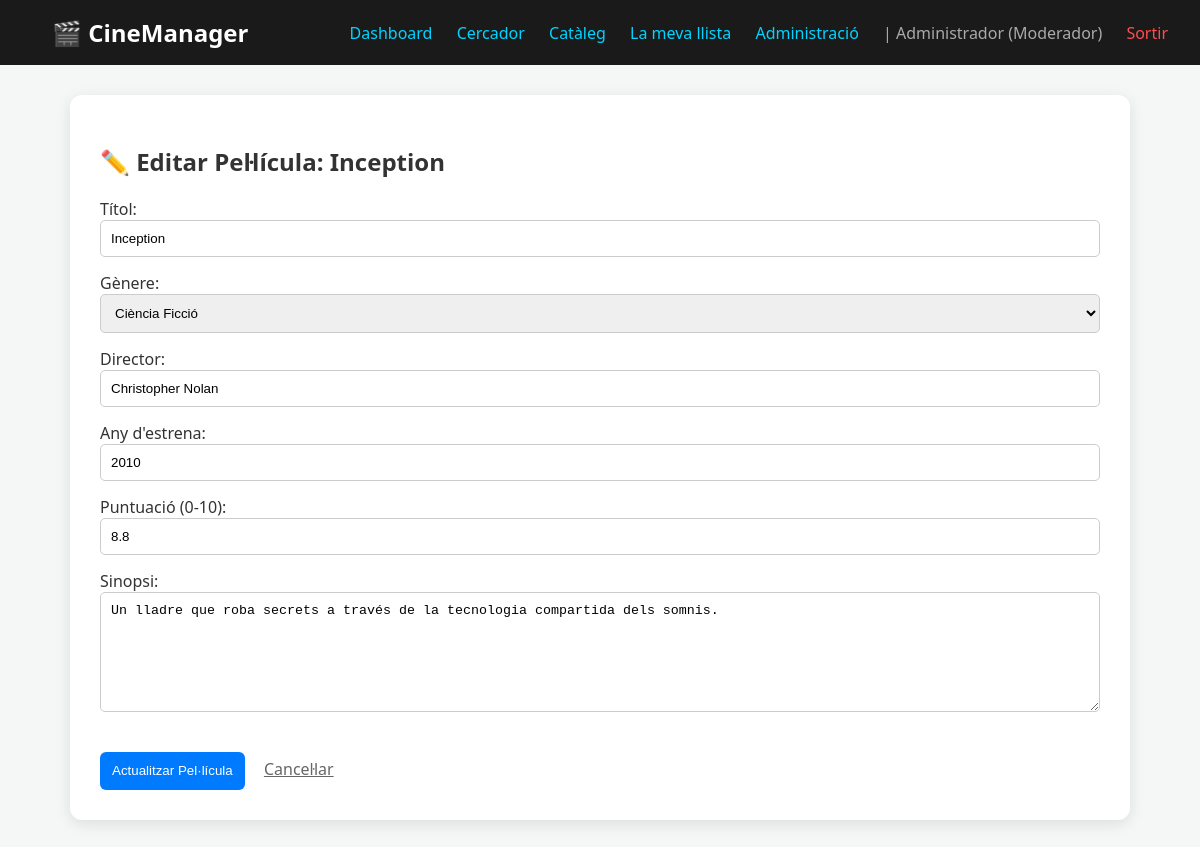
/pelicules_update.php?id=1 (signed in), run on an earlier commit of the app's database.
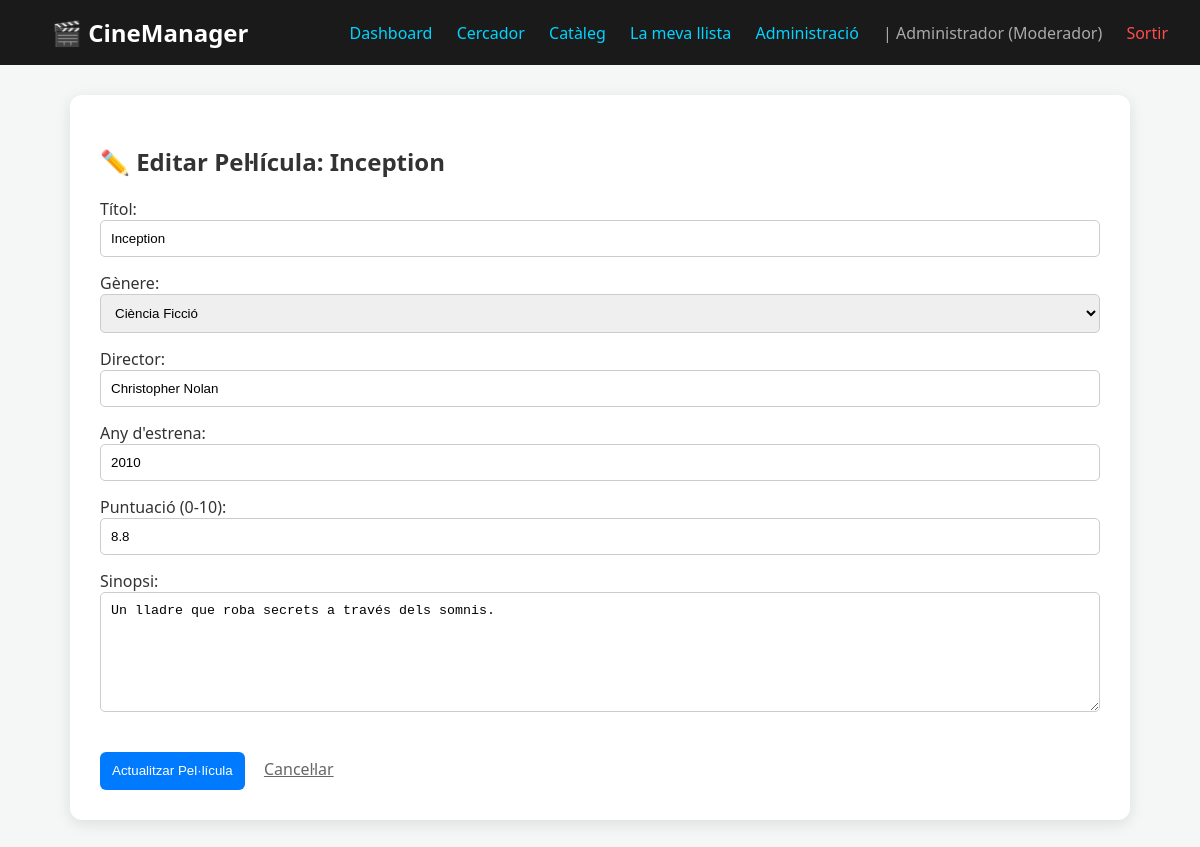
And on a later commit of the database.
### tables this page shows
CREATE TABLE pelicules (
    id_pelicula INT AUTO_INCREMENT PRIMARY KEY,
    titol VARCHAR(100) NOT NULL UNIQUE,
    genere VARCHAR(255) NOT NULL,
    director VARCHAR(100),
    any_estrena INT,
    sinopsi TEXT,
    puntuacio DECIMAL(3,1)
);

### pelicules_update.php (the view, shortened to what this page needs)
<?php
require_once 'header.php';
require_once 'config/db_connect.php';
$id = (int)$_GET['id'];
$res = mysqli_query($conexion, "SELECT * FROM pelicules WHERE id_pelicula = $id");
$peli = mysqli_fetch_assoc($res);
?>
<div class="container">
    <h2>✏️ Editar Pel·lícula: <?php echo htmlspecialchars($peli['titol']); ?></h2>
    <form method="POST">
        <label>Títol:</label>
        <input type="text" name="titol" value="<?php echo htmlspecialchars($peli['titol']); ?>">
        <label>Gènere:</label>
        <select name="genere">
            <option value="Ciència Ficció" <?php if($peli['genere'] == 'Ciència Ficció') echo 'selected'; ?>>Ciència Ficció</option>
        </select>
        <label>Director:</label>
        <input type="text" name="director" value="<?php echo htmlspecialchars($peli['director']); ?>">
        <label>Any d'estrena:</label>
        <input type="number" name="any" value="<?php echo $peli['any_estrena']; ?>">
        <label>Puntuació (0-10):</label>
        <input type="number" name="puntuacio" step="0.1" min="0" max="10" value="<?php echo $peli['puntuacio']; ?>">
        <label>Sinopsi:</label>
        <textarea name="sinopsi" style="height:120px;"><?php echo htmlspecialchars($peli['sinopsi']); ?></textarea>
        <div style="margin-top: 20px;">
            <button type="submit" class="btn btn-edit">Actualitzar Pel·lícula</button>
            <a href="pelicules_read.php" style="margin-left: 15px; color: #666;">Cancel·lar</a>
        </div>
    </form>
</div>

What changed in the data, as far as the page shows it:
changed pelicules "Inception": sinopsi "Un lladre que roba secrets a través de la tecnologia compartida dels somnis." → "Un lladre que roba secrets a través dels somnis."
